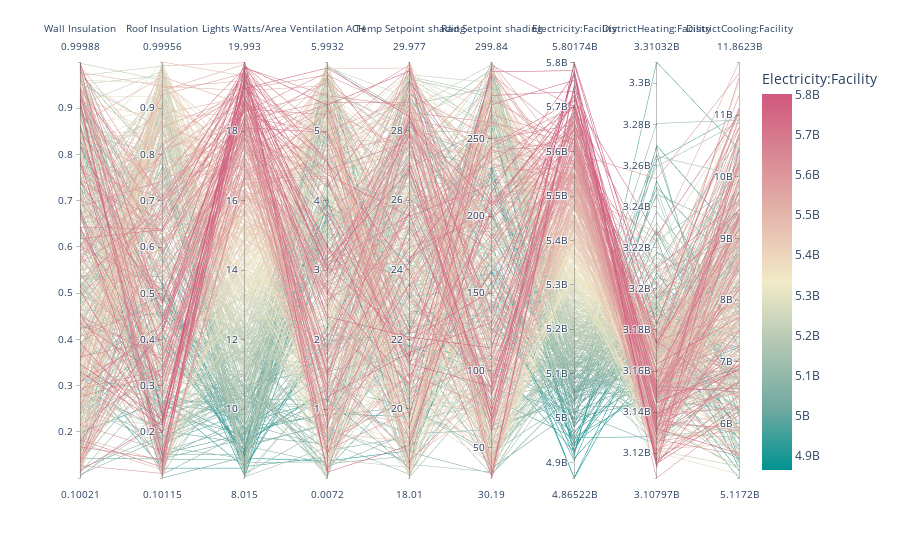

The cell this chart's notebook holds for it:
### Code cell
import plotly
plotly.offline.init_notebook_mode(connected=True)

features = input_cols
import plotly.express as px
fig = px.parallel_coordinates(srresults,color="Electricity:Facility", dimensions=features+objectives,
                             color_continuous_scale=px.colors.diverging.Tealrose)
fig.show()

### Figure 1 — Plotly figure (JSON) as saved in the notebook; plotly's stock layout.template omitted (floating-point values rounded to 4 significant figures; data arrays with more than 128 entries replaced by an {"elided": "..."} marker saying what was removed)
{"data": [{"dimensions": [{"label": "Wall Insulation", "values": {"elided": "500 float values"}}, {"label": "Roof Insulation", "values": {"elided": "500 float values"}}, {"label": "Lights Watts/Area", "values": {"elided": "500 float values"}}, {"label": "Ventilation ACH", "values": {"elided": "500 float values"}}, {"label": "Temp Setpoint shading", "values": {"elided": "500 float values"}}, {"label": "Rad Setpoint shading", "values": {"elided": "500 float values"}}, {"label": "Electricity:Facility", "values": {"elided": "500 float values"}}, {"label": "DistrictHeating:Facility", "values": {"elided": "500 float values"}}, {"label": "DistrictCooling:Facility", "values": {"elided": "500 float values"}}], "domain": {"x": [0, 1], "y": [0, 1]}, "line": {"color": {"elided": "500 float values"}, "coloraxis": "coloraxis"}, "name": "", "type": "parcoords"}], "layout": {"coloraxis": {"colorbar": {"title": {"text": "Electricity:Facility"}}, "colorscale": [[0, "rgb(0, 147, 146)"], [0.1667, "rgb(114, 170, 161)"], [0.3333, "rgb(177, 199, 179)"], [0.5, "rgb(241, 234, 200)"], [0.6667, "rgb(229, 185, 173)"], [0.8333, "rgb(217, 137, 148)"], [1, "rgb(208, 88, 126)"]]}, "legend": {"tracegroupgap": 0}, "margin": {"t": 60}}}
